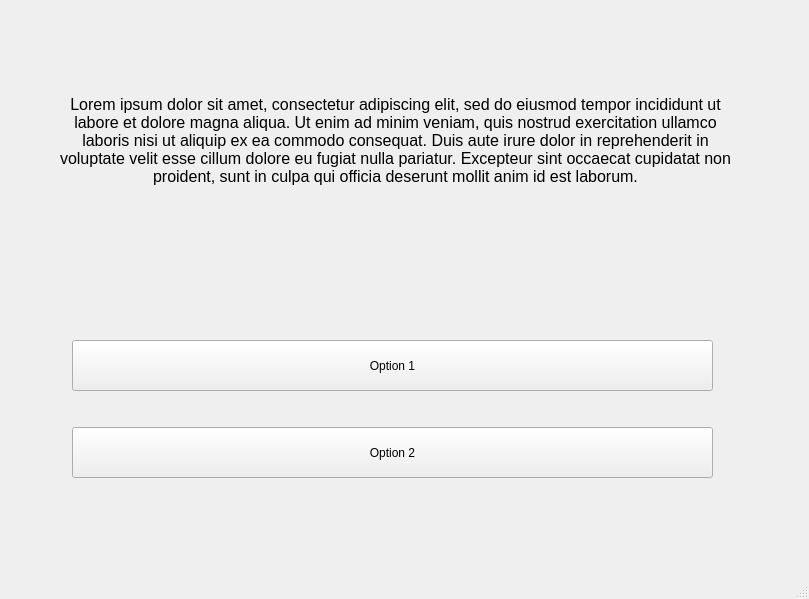
<?xml version="1.0" encoding="UTF-8"?>
<ui version="4.0">
 <class>MainWindow</class>
 <widget class="QMainWindow" name="MainWindow">
  <property name="geometry">
   <rect>
    <x>0</x>
    <y>0</y>
    <width>809</width>
    <height>599</height>
   </rect>
  </property>
  <property name="windowTitle">
   <string>MainWindow</string>
  </property>
  <widget class="QWidget" name="centralwidget">
   <widget class="QPushButton" name="Option1">
    <property name="geometry">
     <rect>
      <x>72</x>
      <y>340</y>
      <width>641</width>
      <height>51</height>
     </rect>
    </property>
    <property name="text">
     <string>Option 1</string>
    </property>
   </widget>
   <widget class="QPushButton" name="Option2">
    <property name="geometry">
     <rect>
      <x>72</x>
      <y>427</y>
      <width>641</width>
      <height>51</height>
     </rect>
    </property>
    <property name="text">
     <string>Option 2</string>
    </property>
   </widget>
   <widget class="QLabel" name="answer">
    <property name="geometry">
     <rect>
      <x>320</x>
      <y>220</y>
      <width>321</width>
      <height>111</height>
     </rect>
    </property>
    <property name="text">
     <string>&lt;html&gt;&lt;head/&gt;&lt;body&gt;&lt;p align=&quot;center&quot;&gt;&lt;br/&gt;&lt;/p&gt;&lt;/body&gt;&lt;/html&gt;</string>
    </property>
   </widget>
   <widget class="QLabel" name="Question">
    <property name="geometry">
     <rect>
      <x>50</x>
      <y>40</y>
      <width>691</width>
      <height>201</height>
     </rect>
    </property>
    <property name="text">
     <string>&lt;html&gt;&lt;head/&gt;&lt;body&gt;&lt;p align=&quot;center&quot;&gt;&lt;span style=&quot; font-size:12pt;&quot;&gt;Lorem ipsum dolor sit amet, consectetur adipiscing elit, sed do eiusmod tempor incididunt ut labore et dolore magna aliqua. Ut enim ad minim veniam, quis nostrud exercitation ullamco laboris nisi ut aliquip ex ea commodo consequat. Duis aute irure dolor in reprehenderit in voluptate velit esse cillum dolore eu fugiat nulla pariatur. Excepteur sint occaecat cupidatat non proident, sunt in culpa qui officia deserunt mollit anim id est laborum.&lt;/span&gt;&lt;/p&gt;&lt;/body&gt;&lt;/html&gt;</string>
    </property>
    <property name="scaledContents">
     <bool>false</bool>
    </property>
    <property name="wordWrap">
     <bool>true</bool>
    </property>
   </widget>
  </widget>
  <widget class="QMenuBar" name="menubar">
   <property name="geometry">
    <rect>
     <x>0</x>
     <y>0</y>
     <width>809</width>
     <height>26</height>
    </rect>
   </property>
  </widget>
  <widget class="QStatusBar" name="statusbar"/>
 </widget>
 <resources/>
 <connections/>
</ui>
